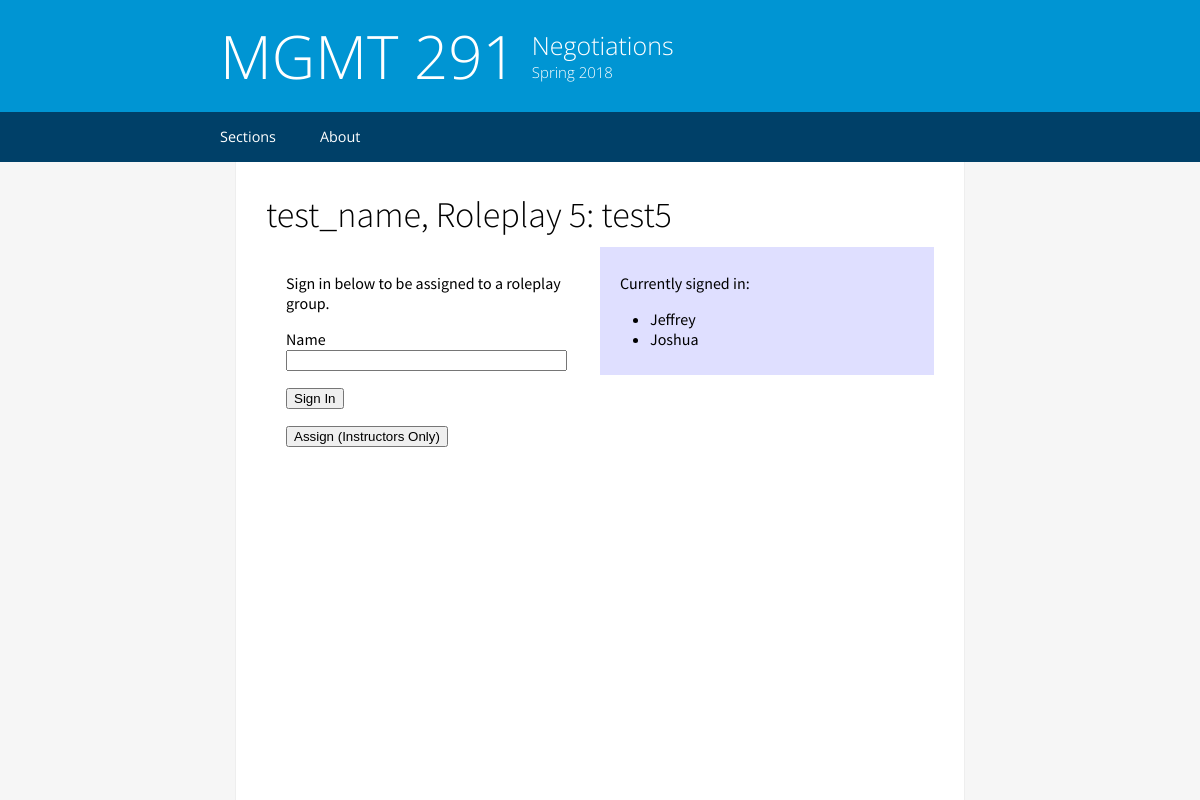
The app's page /test_name/5 with its own data.
### models.py (models this page shows, shortened)
class Roleplay(db.Model):
    name = db.Column(db.String(64), primary_key=True)
    number = db.Column(db.Integer, index=True)
    assignments = db.Column(db.String(4000))
    started = db.Column(db.Boolean)
    section_name = db.Column(db.String(64), db.ForeignKey('section.name'))
    group_size = db.Column(db.Integer)
    attendees = db.relationship('AttendanceRecord', backref='parent_roleplay', lazy='dynamic')

class AttendanceRecord(db.Model):
    id = db.Column(db.String(64), primary_key=True)
    student_name = db.Column(db.String(64))
    roleplay = db.Column(db.String(64), db.ForeignKey('roleplay.name'))
    def __repr__(self):
        return '<Record {}>'.format(self.student_name + ', ' + self.roleplay)

### website.py (the view)
@app.route('/<section_name>/<roleplay_number>', methods=['GET', 'POST'])
def landing_roleplay(section_name, roleplay_number):
    print("refreshed")
    roleplay = Roleplay.query.filter_by(section_name=section_name, number=roleplay_number).first()
    records = AttendanceRecord.query.filter_by(parent_roleplay=roleplay).all()
    print(records)
    students = [record.student_name for record in records]
    student_sign_in = SignInForm()
    template = render_template('roleplay.html', roleplay=roleplay, assignments=eval(roleplay.assignments),
                               students=students, form=student_sign_in)
    if roleplay.started:  # STARTED LOGIC)
        if request.method == 'POST':
            if request.form['submit'] == 'edit':
                return None  # TODO
            else:
                print("unknown POST request")
                return None
        elif request.method == 'GET':
            return template
    else:  # UNSTARTED LOGIC
        if request.method == 'POST':
            if request.form['submit'] == 'assign':
                roleplay.start()
                return redirect('/' + section_name + '/' + roleplay_number)
            elif request.form['submit'] == 'Sign In':
                if student_sign_in.validate_on_submit():
                    roleplay.add_record(request.form['student_name'])
                    return redirect('/' + section_name + '/' + roleplay_number)
                else:
                    print("did not validate")
                    return None
            else:
                print("unknown POST request")
                return None
        elif request.method == 'GET':
            return template

### forms.py
class SignInForm(FlaskForm):
    student_name = StringField('Name', validators=[DataRequired()])
    submit = SubmitField('Sign In')

### templates/roleplay.html (shortened to what this page needs)
{% extends "base.html" %}
{% block content %}
    <h1>{{ roleplay.section_name }}, Roleplay {{ roleplay.number }}: {{ roleplay.name }}</h1>
    {% if roleplay.started %}
        <p>If you do not have a group below and believe you should, let an instructor know.</p>
        <p>
            <dl>
                {% for group in assignments %}
                        <dt><b>Group {{ loop.index }}</b></dt>
                    {% for person in group %}
                        <dd>{{ person }}</dd>
                    {% endfor %}
                {% endfor %}
            </dl>
            <form action="" method="post">
                <button name="submit" value="edit">Edit (Instructors Only)</button>
            </form>
        </p>
    {% else %}
        <div class="row">
            <div class="column" width="50%">
                <p>Sign in below to be assigned to a roleplay group.</p>
                <form action="" method="post">
                    <p>
                        {{ form.student_name.label }}<br>
                        {{ form.student_name(size=32) }}
                    </p>
                    <p>{{ form.submit() }}</p>
                </form>
                <form action="" method="post">
                    <p><button name="submit" value="assign">Assign (Instructors Only)</button></p>
                </form>
            </div>
            <div class="column" style="background-color:#dfdfff;" width="50%">
                <p>Currently signed in:</p>
                <ul>
                {% for student in students %}
                    <li>{{ student }}</li>
                {% endfor %}
                </ul>
            </div>
        </div>
    {% endif %}
{% endblock %}

### static/styles/style.css (style rules this page uses)
html { -webkit-font-smoothing: antialiased; -webkit-text-size-adjust: 100%; height:100%; width:100%; margin:0px !important; background-color:#F6F6F6; }
body { margin:0px !important; padding:0px !important; height:100%; width:100%; }
.text-container h1 { font-size:36px; font-weight:300; font-family:"Source Sans Pro", sans-serif; margin:0px; margin-top:10px; }
.text-container p { margin-left:10px; font-size:16px; }
@media (min-width:825px) { html { -webkit-font-smoothing: antialiased; height:100%; margin:0px !important; } }
@media (min-width:825px) { body { margin:0px !important; padding:0px !important; height:100%; } }
@media (min-width:825px) { .column { float: left; width: 50%; } }
@media (min-width:825px) { .row:after { content: ""; display: table; clear: both; } }

### templates/roleplay.html (style rules this page uses)
* { box-sizing: border-box; }
body { margin: 0; }
.column { float: left; width: 50%; padding: 10px; }
.row:after { content: ""; display: table; clear: both; }

### records on screen
Roleplay: section_name "test_name", number "5", name "test5"
AttendanceRecord: student_name "Jeffrey"
AttendanceRecord: student_name "Joshua"
